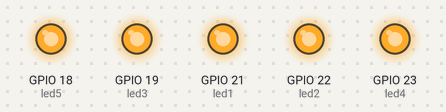
Bench run of a sketch on a simulated ESP32. Parts: output pins drawn as LEDs (lit = HIGH).

Above: at 0.2 s.
At 1.7 s:
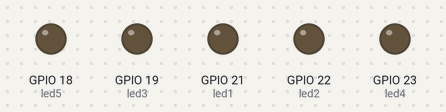
Timing chart, 0 to 3.0 s (numbered marks = the images above):
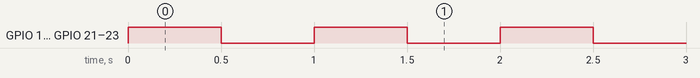

Measured:
- by itself, GPIO 18 (led5), GPIO 19 (led3), GPIO 21 (led1), GPIO 22 (led2), GPIO 23 (led4): alternates HIGH for 0.50 s and LOW for 0.50 s

The sketch:

esp32blink.ino
```cpp
const int led1 = 21;
const int led2 = 22;
const int led3 = 19;
const int led4 = 23;
const int led5 = 18;

void setup() {
  // put your setup code here, to run once:
  pinMode (led1, OUTPUT);
  pinMode (led2, OUTPUT);
  pinMode (led3, OUTPUT);
  pinMode (led4, OUTPUT);
  pinMode (led5, OUTPUT);

}

void loop() {
  // put your main code here, to run repeatedly:
  digitalWrite (led1, HIGH);  // turn on the LED
  digitalWrite (led2, HIGH);  // turn on the LED
  digitalWrite (led3, HIGH);  // turn on the LED
  digitalWrite (led4, HIGH);  // turn on the LED
  digitalWrite (led5, HIGH);  // turn on the LED
  delay(500); // wait for half a second or 500 milliseconds
  digitalWrite (led1, LOW); // turn off the LED
  digitalWrite (led2, LOW); // turn off the LED
  digitalWrite (led3, LOW); // turn off the LED
  digitalWrite (led4, LOW); // turn off the LED
  digitalWrite (led5, LOW); // turn off the LED
  delay(500); // wait for half a second or 500 milliseconds
}
```
